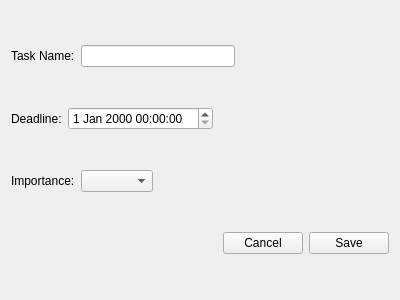
<?xml version="1.0" encoding="UTF-8"?>
<ui version="4.0">
 <class>TaskEdit</class>
 <widget class="QWidget" name="TaskEdit">
  <property name="geometry">
   <rect>
    <x>0</x>
    <y>0</y>
    <width>400</width>
    <height>300</height>
   </rect>
  </property>
  <property name="windowTitle">
   <string>Form</string>
  </property>
  <layout class="QVBoxLayout" name="verticalLayout">
   <item>
    <layout class="QHBoxLayout" name="horizontalLayout">
     <item>
      <widget class="QLabel" name="label">
       <property name="text">
        <string>Task Name:</string>
       </property>
      </widget>
     </item>
     <item>
      <widget class="QLineEdit" name="lineEdit"/>
     </item>
     <item>
      <spacer name="horizontalSpacer">
       <property name="orientation">
        <enum>Qt::Horizontal</enum>
       </property>
       <property name="sizeHint" stdset="0">
        <size>
         <width>40</width>
         <height>20</height>
        </size>
       </property>
      </spacer>
     </item>
    </layout>
   </item>
   <item>
    <layout class="QHBoxLayout" name="horizontalLayout_2">
     <item>
      <widget class="QLabel" name="label_2">
       <property name="text">
        <string>Deadline:</string>
       </property>
      </widget>
     </item>
     <item>
      <widget class="QDateTimeEdit" name="dateTimeEdit"/>
     </item>
     <item>
      <spacer name="horizontalSpacer_3">
       <property name="orientation">
        <enum>Qt::Horizontal</enum>
       </property>
       <property name="sizeHint" stdset="0">
        <size>
         <width>40</width>
         <height>20</height>
        </size>
       </property>
      </spacer>
     </item>
    </layout>
   </item>
   <item>
    <layout class="QHBoxLayout" name="horizontalLayout_4">
     <item>
      <widget class="QLabel" name="label_3">
       <property name="text">
        <string>Importance:</string>
       </property>
      </widget>
     </item>
     <item>
      <widget class="QComboBox" name="comboBox"/>
     </item>
     <item>
      <spacer name="horizontalSpacer_4">
       <property name="orientation">
        <enum>Qt::Horizontal</enum>
       </property>
       <property name="sizeHint" stdset="0">
        <size>
         <width>40</width>
         <height>20</height>
        </size>
       </property>
      </spacer>
     </item>
    </layout>
   </item>
   <item>
    <layout class="QHBoxLayout" name="horizontalLayout_3">
     <item>
      <spacer name="horizontalSpacer_2">
       <property name="orientation">
        <enum>Qt::Horizontal</enum>
       </property>
       <property name="sizeHint" stdset="0">
        <size>
         <width>40</width>
         <height>20</height>
        </size>
       </property>
      </spacer>
     </item>
     <item>
      <widget class="QPushButton" name="pushButton_2">
       <property name="text">
        <string>Cancel</string>
       </property>
      </widget>
     </item>
     <item>
      <widget class="QPushButton" name="pushButton">
       <property name="text">
        <string>Save</string>
       </property>
      </widget>
     </item>
    </layout>
   </item>
  </layout>
 </widget>
 <resources/>
 <connections/>
</ui>
